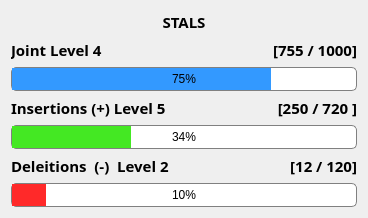
<?xml version="1.0" encoding="UTF-8"?>
<ui version="4.0">
 <class>MainWindow</class>
 <widget class="QMainWindow" name="MainWindow">
  <property name="geometry">
   <rect>
    <x>0</x>
    <y>0</y>
    <width>368</width>
    <height>203</height>
   </rect>
  </property>
  <property name="sizePolicy">
   <sizepolicy hsizetype="Preferred" vsizetype="Preferred">
    <horstretch>0</horstretch>
    <verstretch>0</verstretch>
   </sizepolicy>
  </property>
  <property name="windowTitle">
   <string/>
  </property>
  <property name="windowIcon">
   <iconset>
    <normaloff>../images/tray.png</normaloff>../images/tray.png</iconset>
  </property>
  <widget class="QWidget" name="centralWidget">
   <layout class="QGridLayout" name="gridLayout_2">
    <item row="1" column="0">
     <layout class="QGridLayout" name="gridLayout">
      <item row="0" column="0">
       <widget class="QLabel" name="userName">
        <property name="font">
         <font>
          <family>Cooper Std Black</family>
          <pointsize>11</pointsize>
          <weight>75</weight>
          <bold>true</bold>
         </font>
        </property>
        <property name="text">
         <string>STALS</string>
        </property>
        <property name="alignment">
         <set>Qt::AlignCenter</set>
        </property>
       </widget>
      </item>
      <item row="1" column="0">
       <layout class="QHBoxLayout" name="horizontalLayout">
        <item>
         <widget class="QLabel" name="jointLvl">
          <property name="font">
           <font>
            <family>Cooper Std Black</family>
            <pointsize>11</pointsize>
            <weight>75</weight>
            <bold>true</bold>
           </font>
          </property>
          <property name="text">
           <string>Joint Level 4</string>
          </property>
          <property name="alignment">
           <set>Qt::AlignLeading|Qt::AlignLeft|Qt::AlignVCenter</set>
          </property>
         </widget>
        </item>
        <item>
         <widget class="QLabel" name="jointExp">
          <property name="font">
           <font>
            <family>Cooper Std Black</family>
            <pointsize>11</pointsize>
            <weight>75</weight>
            <bold>true</bold>
           </font>
          </property>
          <property name="text">
           <string>[755 / 1000]</string>
          </property>
          <property name="alignment">
           <set>Qt::AlignRight|Qt::AlignTrailing|Qt::AlignVCenter</set>
          </property>
         </widget>
        </item>
       </layout>
      </item>
      <item row="3" column="0">
       <layout class="QHBoxLayout" name="horizontalLayout_2">
        <item>
         <widget class="QLabel" name="plusLvl">
          <property name="font">
           <font>
            <family>Cooper Std Black</family>
            <pointsize>11</pointsize>
            <weight>75</weight>
            <bold>true</bold>
           </font>
          </property>
          <property name="text">
           <string>Insertions (+) Level 5</string>
          </property>
         </widget>
        </item>
        <item>
         <widget class="QLabel" name="plusExp">
          <property name="font">
           <font>
            <family>Cooper Std Black</family>
            <pointsize>11</pointsize>
            <weight>75</weight>
            <bold>true</bold>
           </font>
          </property>
          <property name="text">
           <string>[250 / 720 ]</string>
          </property>
          <property name="alignment">
           <set>Qt::AlignRight|Qt::AlignTrailing|Qt::AlignVCenter</set>
          </property>
         </widget>
        </item>
       </layout>
      </item>
      <item row="6" column="0">
       <layout class="QHBoxLayout" name="horizontalLayout_3">
        <item>
         <widget class="QLabel" name="minusLvl">
          <property name="font">
           <font>
            <family>Cooper Std Black</family>
            <pointsize>11</pointsize>
            <weight>75</weight>
            <bold>true</bold>
           </font>
          </property>
          <property name="text">
           <string>Deleitions  (-)  Level 2</string>
          </property>
         </widget>
        </item>
        <item>
         <widget class="QLabel" name="minusExp">
          <property name="font">
           <font>
            <family>Cooper Std Black</family>
            <pointsize>11</pointsize>
            <weight>75</weight>
            <bold>true</bold>
           </font>
          </property>
          <property name="text">
           <string>[12 / 120]</string>
          </property>
          <property name="alignment">
           <set>Qt::AlignRight|Qt::AlignTrailing|Qt::AlignVCenter</set>
          </property>
         </widget>
        </item>
       </layout>
      </item>
      <item row="7" column="0">
       <widget class="QProgressBar" name="minusBar">
        <property name="styleSheet">
         <string notr="true">  QProgressBar {color:black; border: 0.5px solid grey; border-radius: 5px;} QProgressBar::chunk {background-color: #FF2929;}  </string>
        </property>
        <property name="maximum">
         <number>120</number>
        </property>
        <property name="value">
         <number>12</number>
        </property>
        <property name="alignment">
         <set>Qt::AlignCenter</set>
        </property>
        <property name="textVisible">
         <bool>true</bool>
        </property>
        <property name="orientation">
         <enum>Qt::Horizontal</enum>
        </property>
       </widget>
      </item>
      <item row="5" column="0">
       <widget class="QProgressBar" name="plusBar">
        <property name="styleSheet">
         <string notr="true">  QProgressBar {color:black; border: 0.5px solid grey; border-radius: 5px;} QProgressBar::chunk {background-color: #44E823;}  </string>
        </property>
        <property name="maximum">
         <number>720</number>
        </property>
        <property name="value">
         <number>250</number>
        </property>
        <property name="alignment">
         <set>Qt::AlignCenter</set>
        </property>
        <property name="textVisible">
         <bool>true</bool>
        </property>
        <property name="orientation">
         <enum>Qt::Horizontal</enum>
        </property>
       </widget>
      </item>
      <item row="2" column="0">
       <widget class="QProgressBar" name="jointBar">
        <property name="styleSheet">
         <string notr="true">  QProgressBar {color:black; border: 0.5px solid grey; border-radius: 5px;} QProgressBar::chunk {background-color: #3399FF;}  </string>
        </property>
        <property name="maximum">
         <number>1000</number>
        </property>
        <property name="value">
         <number>755</number>
        </property>
        <property name="alignment">
         <set>Qt::AlignCenter</set>
        </property>
        <property name="textVisible">
         <bool>true</bool>
        </property>
        <property name="orientation">
         <enum>Qt::Horizontal</enum>
        </property>
       </widget>
      </item>
     </layout>
    </item>
   </layout>
  </widget>
 </widget>
 <layoutdefault spacing="6" margin="11"/>
 <resources/>
 <connections/>
</ui>
